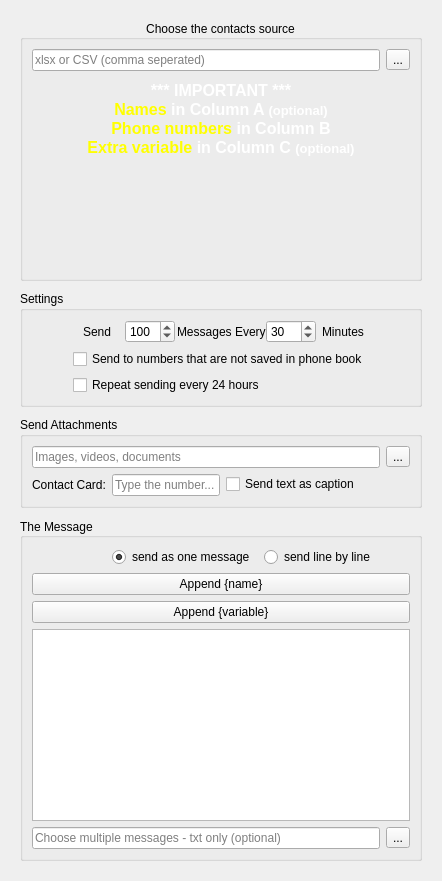
        <widget class="QWidget" name="main_tab">
         <property name="maximumSize">
          <size>
           <width>16777215</width>
           <height>16777215</height>
          </size>
         </property>
         <property name="autoFillBackground">
          <bool>false</bool>
         </property>
         <attribute name="title">
          <string>Tab 1</string>
         </attribute>
         <layout class="QVBoxLayout" name="verticalLayout_6" stretch="0">
          <item>
           <widget class="QFrame" name="repeat_sending">
            <property name="sizePolicy">
             <sizepolicy hsizetype="Expanding" vsizetype="Preferred">
              <horstretch>1</horstretch>
              <verstretch>1</verstretch>
             </sizepolicy>
            </property>
            <property name="minimumSize">
             <size>
              <width>0</width>
              <height>0</height>
             </size>
            </property>
            <property name="maximumSize">
             <size>
              <width>16777215</width>
              <height>16777215</height>
             </size>
            </property>
            <property name="sizeIncrement">
             <size>
              <width>0</width>
              <height>0</height>
             </size>
            </property>
            <property name="baseSize">
             <size>
              <width>0</width>
              <height>0</height>
             </size>
            </property>
            <property name="font">
             <font>
              <family>arial</family>
             </font>
            </property>
            <property name="layoutDirection">
             <enum>Qt::LeftToRight</enum>
            </property>
            <property name="styleSheet">
             <string notr="true"/>
            </property>
            <property name="frameShape">
             <enum>QFrame::NoFrame</enum>
            </property>
            <property name="lineWidth">
             <number>1</number>
            </property>
            <property name="midLineWidth">
             <number>0</number>
            </property>
            <layout class="QVBoxLayout" name="verticalLayout_5" stretch="0,0,0,1">
             <property name="spacing">
              <number>10</number>
             </property>
             <property name="sizeConstraint">
              <enum>QLayout::SetDefaultConstraint</enum>
             </property>
             <item>
              <widget class="QGroupBox" name="groupBox">
               <property name="maximumSize">
                <size>
                 <width>16777215</width>
                 <height>16777215</height>
                </size>
               </property>
               <property name="font">
                <font>
                 <family>arial</family>
                </font>
               </property>
               <property name="styleSheet">
                <string notr="true">QGroupBox{
background:transparent;
}</string>
               </property>
               <property name="title">
                <string>Choose the contacts source</string>
               </property>
               <property name="alignment">
                <set>Qt::AlignCenter</set>
               </property>
               <property name="flat">
                <bool>false</bool>
               </property>
               <layout class="QVBoxLayout" name="verticalLayout">
                <item>
                 <layout class="QGridLayout" name="gridLayout">
                  <item row="1" column="0">
                   <widget class="QTextBrowser" name="textBrowser">
                    <property name="maximumSize">
                     <size>
                      <width>16777215</width>
                      <height>16777215</height>
                     </size>
                    </property>
                    <property name="font">
                     <font>
                      <family>arial</family>
                     </font>
                    </property>
                    <property name="styleSheet">
                     <string notr="true">background:transparent;
color:white</string>
                    </property>
                    <property name="frameShape">
                     <enum>QFrame::NoFrame</enum>
                    </property>
                    <property name="lineWidth">
                     <number>0</number>
                    </property>
                    <property name="verticalScrollBarPolicy">
                     <enum>Qt::ScrollBarAlwaysOff</enum>
                    </property>
                    <property name="horizontalScrollBarPolicy">
                     <enum>Qt::ScrollBarAlwaysOff</enum>
                    </property>
                    <property name="html">
                     <string>&lt;!DOCTYPE HTML PUBLIC &quot;-//W3C//DTD HTML 4.0//EN&quot; &quot;http://www.w3.org/TR/REC-html40/strict.dtd&quot;&gt;
&lt;html&gt;&lt;head&gt;&lt;meta name=&quot;qrichtext&quot; content=&quot;1&quot; /&gt;&lt;style type=&quot;text/css&quot;&gt;
p, li { white-space: pre-wrap; }
&lt;/style&gt;&lt;/head&gt;&lt;body style=&quot; font-family:'arial'; font-size:8.25pt; font-weight:400; font-style:normal;&quot;&gt;
&lt;p align=&quot;center&quot; style=&quot; margin-top:0px; margin-bottom:0px; margin-left:0px; margin-right:0px; -qt-block-indent:0; text-indent:0px;&quot;&gt;&lt;span style=&quot; font-family:'MS Shell Dlg 2'; font-size:12pt; font-weight:600; color:#ffffff;&quot;&gt;*** IMPORTANT ***&lt;/span&gt;&lt;/p&gt;
&lt;p align=&quot;center&quot; style=&quot; margin-top:0px; margin-bottom:0px; margin-left:0px; margin-right:0px; -qt-block-indent:0; text-indent:0px;&quot;&gt;&lt;span style=&quot; font-family:'MS Shell Dlg 2'; font-size:12pt; font-weight:600; color:#ffff00;&quot;&gt;Names&lt;/span&gt;&lt;span style=&quot; font-family:'MS Shell Dlg 2'; font-size:12pt; font-weight:600;&quot;&gt; in Column A &lt;/span&gt;&lt;span style=&quot; font-family:'MS Shell Dlg 2'; font-size:10pt; font-weight:600;&quot;&gt;(optional)&lt;/span&gt;&lt;/p&gt;
&lt;p align=&quot;center&quot; style=&quot; margin-top:0px; margin-bottom:0px; margin-left:0px; margin-right:0px; -qt-block-indent:0; text-indent:0px;&quot;&gt;&lt;span style=&quot; font-family:'MS Shell Dlg 2'; font-size:12pt; font-weight:600; color:#ffff00;&quot;&gt;Phone numbers&lt;/span&gt;&lt;span style=&quot; font-family:'MS Shell Dlg 2'; font-size:12pt; font-weight:600;&quot;&gt; in Column B&lt;/span&gt;&lt;/p&gt;
&lt;p align=&quot;center&quot; style=&quot; margin-top:0px; margin-bottom:0px; margin-left:0px; margin-right:0px; -qt-block-indent:0; text-indent:0px;&quot;&gt;&lt;span style=&quot; font-family:'MS Shell Dlg 2'; font-size:12pt; font-weight:600; color:#ffff00;&quot;&gt;Extra variable&lt;/span&gt;&lt;span style=&quot; font-family:'MS Shell Dlg 2'; font-size:12pt; font-weight:600;&quot;&gt; in Column C &lt;/span&gt;&lt;span style=&quot; font-family:'MS Shell Dlg 2'; font-size:10pt; font-weight:600;&quot;&gt;(optional)&lt;/span&gt;&lt;/p&gt;&lt;/body&gt;&lt;/html&gt;</string>
                    </property>
                   </widget>
                  </item>
                  <item row="0" column="0">
                   <layout class="QHBoxLayout" name="horizontalLayout_4">
                    <item>
                     <widget class="QLineEdit" name="sheet_le">
                      <property name="readOnly">
                       <bool>true</bool>
                      </property>
                      <property name="placeholderText">
                       <string>xlsx or CSV (comma seperated)</string>
                      </property>
                     </widget>
                    </item>
                    <item>
                     <widget class="QToolButton" name="sheet_btn">
                      <property name="text">
                       <string>...</string>
                      </property>
                     </widget>
                    </item>
                   </layout>
                  </item>
                 </layout>
                </item>
               </layout>
              </widget>
             </item>
             <item>
              <widget class="QGroupBox" name="groupBox_2">
               <property name="maximumSize">
                <size>
                 <width>16777215</width>
                 <height>16777215</height>
                </size>
               </property>
               <property name="font">
                <font>
                 <family>arial</family>
                </font>
               </property>
               <property name="title">
                <string>Settings</string>
               </property>
               <layout class="QVBoxLayout" name="verticalLayout_3">
                <property name="leftMargin">
                 <number>50</number>
                </property>
                <property name="rightMargin">
                 <number>50</number>
                </property>
                <item>
                 <layout class="QVBoxLayout" name="verticalLayout_2">
                  <item>
                   <layout class="QHBoxLayout" name="horizontalLayout_5" stretch="0,0,0,0,0">
                    <property name="spacing">
                     <number>0</number>
                    </property>
                    <item alignment="Qt::AlignHCenter">
                     <widget class="QLabel" name="label">
                      <property name="maximumSize">
                       <size>
                        <width>50</width>
                        <height>16777215</height>
                       </size>
                      </property>
                      <property name="font">
                       <font>
                        <family>arial</family>
                       </font>
                      </property>
                      <property name="text">
                       <string>Send </string>
                      </property>
                     </widget>
                    </item>
                    <item alignment="Qt::AlignLeft">
                     <widget class="QSpinBox" name="messages_sbox">
                      <property name="maximumSize">
                       <size>
                        <width>50</width>
                        <height>16777215</height>
                       </size>
                      </property>
                      <property name="minimum">
                       <number>0</number>
                      </property>
                      <property name="maximum">
                       <number>1000</number>
                      </property>
                      <property name="value">
                       <number>100</number>
                      </property>
                     </widget>
                    </item>
                    <item alignment="Qt::AlignHCenter">
                     <widget class="QLabel" name="label_2">
                      <property name="maximumSize">
                       <size>
                        <width>120</width>
                        <height>16777215</height>
                       </size>
                      </property>
                      <property name="font">
                       <font>
                        <family>arial</family>
                       </font>
                      </property>
                      <property name="text">
                       <string>Messages Every</string>
                      </property>
                     </widget>
                    </item>
                    <item alignment="Qt::AlignHCenter">
                     <widget class="QSpinBox" name="minutes_sbox">
                      <property name="maximumSize">
                       <size>
                        <width>50</width>
                        <height>16777215</height>
                       </size>
                      </property>
                      <property name="minimum">
                       <number>1</number>
                      </property>
                      <property name="maximum">
                       <number>1000</number>
                      </property>
                      <property name="value">
                       <number>30</number>
                      </property>
                     </widget>
                    </item>
                    <item alignment="Qt::AlignHCenter">
                     <widget class="QLabel" name="label_4">
                      <property name="maximumSize">
                       <size>
                        <width>100</width>
                        <height>16777215</height>
                       </size>
                      </property>
                      <property name="font">
                       <font>
                        <family>arial</family>
                       </font>
                      </property>
                      <property name="text">
                       <string>Minutes</string>
                      </property>
                      <property name="scaledContents">
                       <bool>false</bool>
                      </property>
                      <property name="wordWrap">
                       <bool>false</bool>
                      </property>
                     </widget>
                    </item>
                   </layout>
                  </item>
                  <item>
                   <widget class="QCheckBox" name="checkBox">
                    <property name="text">
                     <string>Send to numbers that are not saved in phone book</string>
                    </property>
                   </widget>
                  </item>
                  <item>
                   <widget class="QCheckBox" name="checkBox_2">
                    <property name="text">
                     <string>Repeat sending every 24 hours</string>
                    </property>
                   </widget>
                  </item>
                 </layout>
                </item>
               </layout>
              </widget>
             </item>
             <item>
              <widget class="QGroupBox" name="groupBox_3">
               <property name="maximumSize">
                <size>
                 <width>16777215</width>
                 <height>16777215</height>
                </size>
               </property>
               <property name="title">
                <string>Send Attachments</string>
               </property>
               <layout class="QFormLayout" name="formLayout">
                <item row="0" column="0" colspan="2">
                 <layout class="QHBoxLayout" name="horizontalLayout_2">
                  <item>
                   <widget class="QLineEdit" name="attachments_le">
                    <property name="readOnly">
                     <bool>true</bool>
                    </property>
                    <property name="placeholderText">
                     <string>Images, videos, documents</string>
                    </property>
                   </widget>
                  </item>
                  <item>
                   <widget class="QToolButton" name="attachments_btn">
                    <property name="text">
                     <string>...</string>
                    </property>
                   </widget>
                  </item>
                 </layout>
                </item>
                <item row="1" column="0">
                 <layout class="QHBoxLayout" name="horizontalLayout">
                  <item>
                   <widget class="QLabel" name="label_5">
                    <property name="text">
                     <string>Contact Card:</string>
                    </property>
                   </widget>
                  </item>
                  <item>
                   <widget class="QLineEdit" name="contactCard_le">
                    <property name="placeholderText">
                     <string>Type the number...</string>
                    </property>
                   </widget>
                  </item>
                 </layout>
                </item>
                <item row="1" column="1">
                 <widget class="QCheckBox" name="caption">
                  <property name="text">
                   <string>Send text as caption</string>
                  </property>
                 </widget>
                </item>
               </layout>
              </widget>
             </item>
             <item>
              <widget class="QGroupBox" name="groupBox_4">
               <property name="maximumSize">
                <size>
                 <width>16777215</width>
                 <height>16777215</height>
                </size>
               </property>
               <property name="title">
                <string>The Message</string>
               </property>
               <property name="alignment">
                <set>Qt::AlignLeading|Qt::AlignLeft|Qt::AlignVCenter</set>
               </property>
               <layout class="QVBoxLayout" name="verticalLayout_4" stretch="0,0,0,0,0">
                <item>
                 <layout class="QHBoxLayout" name="horizontalLayout_3">
                  <property name="leftMargin">
                   <number>80</number>
                  </property>
                  <item>
                   <widget class="QRadioButton" name="sameFormat_rb">
                    <property name="maximumSize">
                     <size>
                      <width>16777215</width>
                      <height>16777215</height>
                     </size>
                    </property>
                    <property name="text">
                     <string>send as one message</string>
                    </property>
                    <property name="checked">
                     <bool>true</bool>
                    </property>
                   </widget>
                  </item>
                  <item>
                   <widget class="QRadioButton" name="oneline_rb">
                    <property name="maximumSize">
                     <size>
                      <width>16777215</width>
                      <height>16777215</height>
                     </size>
                    </property>
                    <property name="text">
                     <string>send line by line</string>
                    </property>
                    <property name="checked">
                     <bool>false</bool>
                    </property>
                   </widget>
                  </item>
                 </layout>
                </item>
                <item>
                 <widget class="QPushButton" name="pushButton">
                  <property name="text">
                   <string>Append {name}</string>
                  </property>
                 </widget>
                </item>
                <item>
                 <widget class="QPushButton" name="extra_var_btn">
                  <property name="text">
                   <string>Append {variable}</string>
                  </property>
                 </widget>
                </item>
                <item>
                 <widget class="QPlainTextEdit" name="message_text"/>
                </item>
                <item>
                 <layout class="QHBoxLayout" name="horizontalLayout_6">
                  <item>
                   <widget class="QLineEdit" name="multi_messages_le">
                    <property name="readOnly">
                     <bool>true</bool>
                    </property>
                    <property name="placeholderText">
                     <string>Choose multiple messages - txt only (optional)</string>
                    </property>
                   </widget>
                  </item>
                  <item>
                   <widget class="QToolButton" name="multi_messages_btn">
                    <property name="text">
                     <string>...</string>
                    </property>
                   </widget>
                  </item>
                 </layout>
                </item>
               </layout>
              </widget>
             </item>
            </layout>
           </widget>
          </item>
         </layout>
        </widget>
